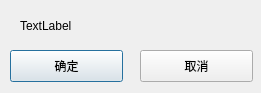
<?xml version="1.0" encoding="UTF-8"?>
<ui version="4.0">
 <class>CancelFocusDialog</class>
 <widget class="QDialog" name="CancelFocusDialog">
  <property name="geometry">
   <rect>
    <x>0</x>
    <y>0</y>
    <width>261</width>
    <height>93</height>
   </rect>
  </property>
  <property name="windowTitle">
   <string>Dialog</string>
  </property>
  <widget class="QPushButton" name="btn_confirm">
   <property name="geometry">
    <rect>
     <x>10</x>
     <y>50</y>
     <width>113</width>
     <height>32</height>
    </rect>
   </property>
   <property name="text">
    <string>确定</string>
   </property>
  </widget>
  <widget class="QPushButton" name="btn_cancel">
   <property name="geometry">
    <rect>
     <x>140</x>
     <y>50</y>
     <width>113</width>
     <height>32</height>
    </rect>
   </property>
   <property name="text">
    <string>取消</string>
   </property>
  </widget>
  <widget class="QLabel" name="label">
   <property name="geometry">
    <rect>
     <x>20</x>
     <y>10</y>
     <width>221</width>
     <height>31</height>
    </rect>
   </property>
   <property name="text">
    <string>TextLabel</string>
   </property>
  </widget>
 </widget>
 <resources/>
 <connections/>
</ui>
